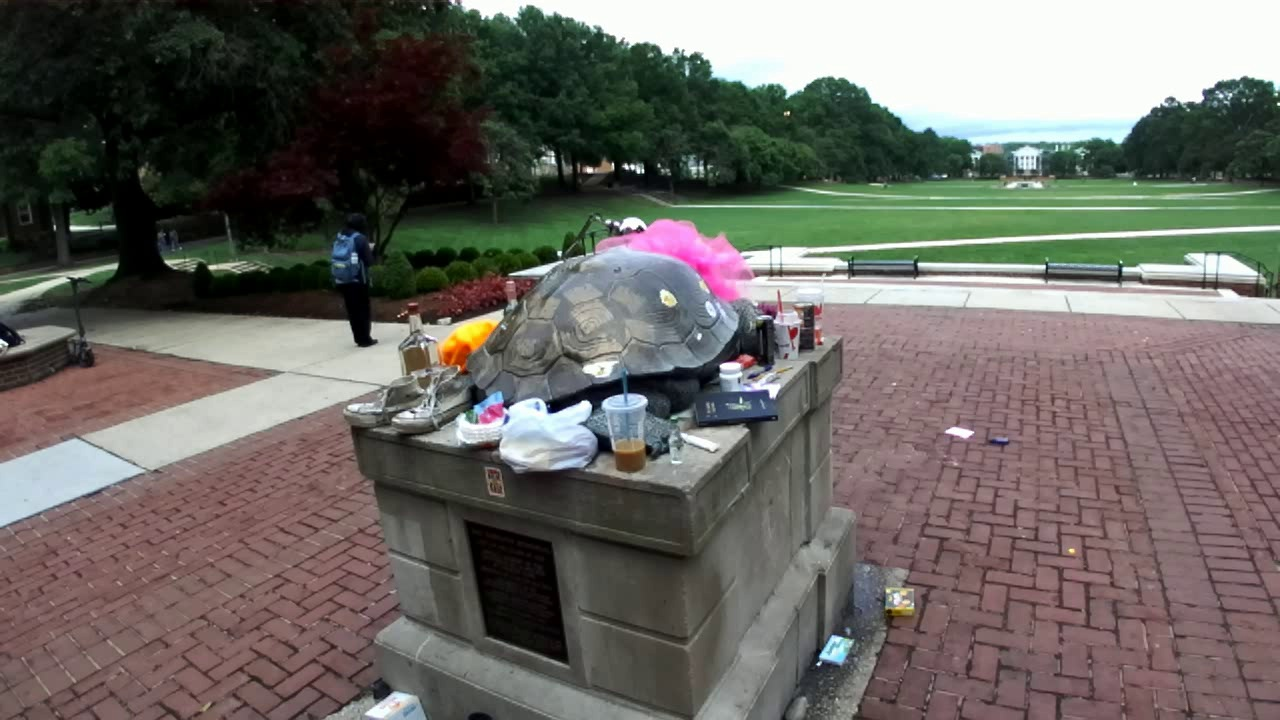
#> input picture data/images/turtle/img10.jpg, 1280 x 720 px; its folder holds 4 pictures in this run
$ python main_other.py
#> lines starting #> are read from the running program, lines starting #| are printed output that depends on the picture
### scripts/utils.py
import os
import numpy as np
import cv2
import open3d as o3d
from scipy.spatial.transform import Rotation

# Loading all the image data
def load_imgs(folder_path):
#> called with folder_path = '../data/images/turtle/'
    images = []
    for filename in os.listdir(folder_path):
        img = cv2.imread(os.path.join(folder_path,filename))
#> img is the input picture: shape (720, 1280, 3); mean B, G, R 98.8, 103.9, 107.2
#| Image 1 Shape:  (720, 1280, 3)
#| Image 2 Shape:  (720, 1280, 3)
        images.append(img)
    return images

# Creating a linking matrix using the keypoints of matched features of two images
# [6 lines left out: function create_linking_matrix, not called in this run]

# Computing the essential matrix from the Fundamental Matrix and Intrinsic Camera Parameters
def essential_matrix(F,K1,K2):
    E = np.dot(K2.T,np.dot(F,K1))
    U, S, V = np.linalg.svd(E)
    S = np.diag([1,1,0])
    E = np.dot(U,np.dot(S,V))
    return E

# Computing the Projection Matrix (x = PX  --> P = K[R,T])
def projection_matrix(K,R,C):
    P = np.dot(K,np.dot(R,np.hstack([np.eye(3),-C.reshape((3,1))])))
    return P

# Converting a rotation matrix to a quaternion
def rotation_to_quaternion(R):
    Q = Rotation.from_matrix(R).as_quat()
    return Q

# Converting a quaternion to a rotation matrix
def quaternion_to_rotation(Q):
    R = Rotation.from_quat(Q).as_matrix()
    return R

# [15 lines left out: functions all_RC_flatten, plot_3D_points, not called in this run]

'''
# Detecting feature locations and descriptors
def detect_BRISK_features(rgb_img):
    BRISK = cv2.BRISK_create()
    gray_img = cv2.cvtColor(rgb_img,cv2.COLOR_BGR2GRAY)
    kp, features = BRISK.detectAndCompute(gray_img, None)
    return kp, features

# Matching features from one image to another to get a set of matched points and matrix
def match_BRISK_features(kp1,features1,kp2,features2):
    BF = cv2.BFMatcher()
    matches = BF.knnMatch(features1,features2,k=2)
    img1_pts, img2_pts, linking_matrix = [], [], []
    for m,n in matches:
        (x1,y1) = kp1[m.queryIdx].pt
        (x2,y2) = kp2[m.trainIdx].pt
        img1_pts.append([x1,y1])
        img2_pts.append([x2,y2])
        linking_matrix.append([x1,y1,x2,y2])
    img1_pts = np.array(img1_pts)
    img2_pts = np.array(img2_pts)
    linking_matrix = np.array(linking_matrix)
    return img1_pts, img2_pts, linking_matrix
'''

### scripts/feature_extraction.py
import os
import numpy as np
import cv2

# Finding the keypoint locations of the matched features of two images using their SIFT features
def find_matches(keypoints1,descriptors1,keypoints2,descriptors2,matching_thresh=0.95):
    bf = cv2.BFMatcher()
    matches = bf.knnMatch(descriptors1,descriptors2,k=2)
    good_matches = []
    for m, n in matches:
        if m.distance < matching_thresh*n.distance:
            good_matches.append(m)
    matched_keypoints1 = np.float32([keypoints1[m.queryIdx].pt for m in good_matches])
    matched_keypoints2 = np.float32([keypoints2[m.trainIdx].pt for m in good_matches])
    return matched_keypoints1, matched_keypoints2

# Finding all keypoint locations of the feature locations common to all of the images
# [43 lines left out: functions find_common_features, construct_feature_matrix, not called in this run]

def find_features_to_linking_array(img0, img1, threshold=0.65):
#> called with threshold = 0.65
    sift = cv2.SIFT_create()
    img0_gray = cv2.cvtColor(img0, cv2.COLOR_BGR2GRAY)
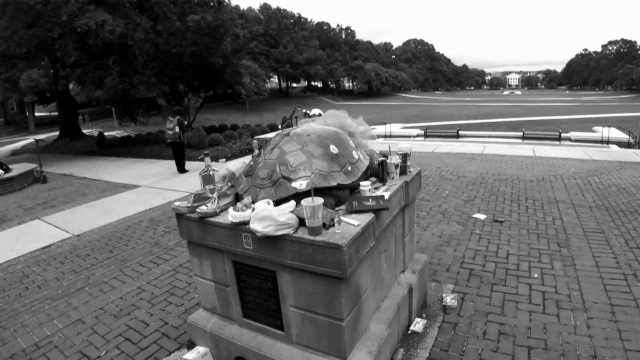
#> img0_gray: shape (720, 1280) (shown at 1/2 size); min 0, max 255, mean 104.3
    img1_gray = cv2.cvtColor(img1, cv2.COLOR_BGR2GRAY)
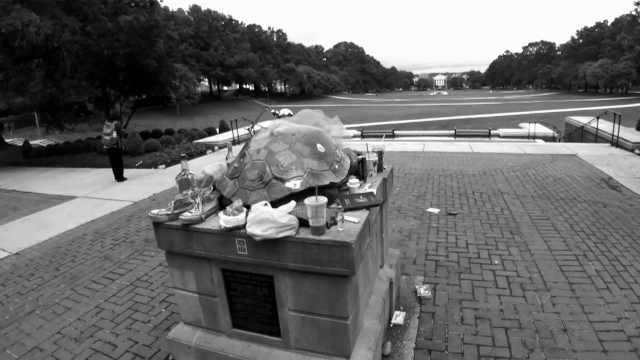
#> img1_gray: shape (720, 1280) (shown at 1/2 size); min 0, max 255, mean 107.2
    reference_keypoints, reference_descriptors = sift.detectAndCompute(img0_gray, None)
#> reference_keypoints = 4841 keypoints; strongest (x, y, size): (589, 170, 4.6), (559, 253, 3.3), (818, 664, 2.5), (555, 406, 10.5)
    ireference_keypoints, img_descriptors = sift.detectAndCompute(img1_gray, None)
#> ireference_keypoints = 5023 keypoints; strongest (x, y, size): (451, 176, 4.8), (651, 118, 2), (488, 172, 3.5), (435, 260, 3.9)

    features0, features1 = find_matches(reference_keypoints,reference_descriptors,ireference_keypoints,img_descriptors, threshold)
#> in find_matches, `matches = bf.knnMatch(descriptors1,descriptors2,k=2)`: matches = 4841 matches
#> after the loop in find_matches, `for m, n in matches:`: good_matches = 1119 matches
#> in find_matches, `matched_keypoints1 = np.float32([keypoints1[m.queryIdx].pt for m in go..`: matched_keypoints1 = 1119 pairs, first value 92.17 to 1268.2, second value 6.58 to 710.3
#> in find_matches, `matched_keypoints2 = np.float32([keypoints2[m.trainIdx].pt for m in go..`: matched_keypoints2 = 1119 pairs, first value 8.4 to 1239.1, second value 10.14 to 715.7
#> features0 has the same summary as matched_keypoints1 in find_matches; features1 has the same summary as matched_keypoints2 in find_matches

    linking_matrix = np.array(np.hstack((np.array(features0), np.array(features1))))
#> linking_matrix = 1119 rows, first 6: [92.17, 223.9, 396, 286.1], [104.3, 639.5, 8.4, 700], [108.6, 641.2, 13.17, 700.9], [123.1, 543.8, 10.01, 590], [126.1, 655.6, 37.64, 715.7], [127.5, 546.9, 15.96, 593.6]

    return linking_matrix


# Extract featurees and save to file
# [55 lines left out: function extract_features_to_file, not called in this run]

### scripts/fmatrix_ransac.py
import numpy as np
import math
from fundamental_matrix import *

# Calculate error between actual points and homographical transformed points
def find_fmatrix_ransac_error(points,F,threshold):
  below_thresh = []
  count = 0
  for x1, y1, x2, y2 in points:
    point1 = np.array([[x1], [y1], [1]]).T
    point2 = np.array([[x2], [y2], [1]])
    # Calculate homographical transform
    calc = np.abs(np.dot(point1, np.dot(F, point2)))
    if calc < threshold: # APPEND
      below_thresh.append([x1, y1, x2, y2])
      count += 1
  return count, np.array(below_thresh) # Returns count of best inliers in RANSAC, and, the best_matches array

# RANSAC algorithm to get the best Fundamental Matrix relating two images
def FMatrix_RANSAC(points,sample_size,threshold):
    # Set maximum iteration number
#> called with points = array of shape (1119, 4), sample_size = 8, threshold = 0.5
    max_iteration = 1000
    # Set minimum iteration number
    min_iteration = 300
    # Iteration counter
    iteration = 0
    # Store count of maximum number of inliers
    inlier_count_max = 0
    # Store best fit homography model
    best_fit = None
    best_inliers = []
    # Set probabilities
    prob_outlier = 0.5
    prob_final = 0.95
    n = len(points)
    inlier_count = 1
    # Variables used to ensure RANSAC doesn't quit randomly
    long_iter = 0
    long_iter_count = 0
    old_inliers = 0
    # Loop while iteration number is below maximum iterations
    while iteration < max_iteration:
        # Count longest number of iterations where maximum number of inliers doesn't change
        # Used to ensure proper code execution
        if old_inliers == inlier_count_max:
            long_iter_count += 1
        else:
            if long_iter_count > long_iter:
                long_iter = long_iter_count
                long_iter_count = 0
        old_inliers = inlier_count_max
        # Get 8 random points
        np.random.shuffle(points)
        samples = points[:sample_size]
        # Find homography
        F_check = findFMatrix(samples)
        # Get total number of inliers
        inlier_count, inlier_points = find_fmatrix_ransac_error(points, F_check, threshold)
        # Check if current inliers are greater than previous one and update variables
        if inlier_count > inlier_count_max:
            inlier_count_max = inlier_count
            best_fit = F_check
            best_inliers = inlier_points
            prob_outlier = 1-(inlier_count/n)
        if prob_outlier > 0:
            # Recompute maximum iterations
            try:
                max_iteration = math.log(1-prob_final)/math.log(1-(1-prob_outlier)**sample_size)
            except:
                max_iteration = math.log(1-prob_final)/0.00001
            # Logic to ensure RANSAC runs properly and only stops execution by incrementally reaching maximum iterations
            if iteration > max_iteration:
                if long_iter_count > long_iter:
                    long_iter = long_iter_count
                    long_iter_count = 0
                max_iteration += long_iter
                long_iter -= 1
            # Ensure minimum iteration take place
            if iteration < min_iteration and max_iteration < min_iteration:
                max_iteration = min_iteration
        max_iteration = int(max_iteration)
        print("Max Iterations:", max_iteration, "Iteration Num:", iteration, "Inlier Count:", inlier_count_max, "Long Iter Value:", long_iter, "Long Iter Count:", long_iter_count)
        iteration+=1
        if iteration > 2000:
            break
    #print(inlier_count_max, len(best_inliers))
    return best_fit, best_inliers # Returns 3x3 np array, and Nx4 np array

### scripts/camera_poses.py
import numpy as np
from utils import *

# Getting the four sets of possible camera center configurations as R,C (R: 3*3 rotation matrix, C:3*1 translation vector)
def get_all_camera_poses(F,K1,K2):
    E = essential_matrix(F,K1,K2)
    U, S, V = np.linalg.svd(E)
    W = np.array([[0,-1, 0],[1, 0, 0],[0, 0, 1]])
    C1 = U[:,2]
    C2 = -U[:,2]
    R1 = np.dot(U,np.dot(W,V))
    R2 = np.dot(U,np.dot(W.T,V))
    camera_poses = [[R1, C1], [R2, C1], [R1, C2], [R2, C2]]
    return camera_poses

# Check if points have positive z values, Cheirality Condition
def cheiralityCount(points,T,R_z):
    count = 0
    for point in points:
        if R_z.dot(point.reshape(-1, 1) - T) > 0 and point[2] > 0:
            count += 1
    return count

# Getting the best camera pose (R,C) by checking which of the best of the four poses has most points satisfying the +Z and Chierality Condition
def best_camera_pose(X_set,camera_poses):
    best_count = 0
    best_index = 0
    for i, R_C in enumerate(camera_poses):
        R, C = R_C
        current_count = cheiralityCount(X_set[i],C.reshape((3,1)),R[2,:].reshape((1,3)))
        if current_count > best_count:
            best_count = current_count
            best_index = i
    R_best, C_best = camera_poses[best_index]
    X_best = X_set[best_index]
    return R_best, C_best, X_best

### scripts/fundamental_matrix.py
import numpy as np

# Functions for used to normalize points in the fundamental matrix calculation
def normalize_fmatrix_pts(points):
    point_mean = np.mean(points, axis=0)
    x_mean = point_mean[0]
    y_mean = point_mean[1]
    x_hat = points[:,0] - x_mean
    y_hat = points[:,1] - y_mean
    dist = np.mean(np.sqrt(x_hat**2 + y_hat**2))
    S = np.diag([(2/dist),(2/dist),1])
    T = np.dot(S, np.array([[1,0,-x_mean],[0,1,-y_mean],[0,0,1]]))
    X = np.column_stack((points, np.ones(8)))
    return  (T.dot(X.T)).T, T

# Calculating the fundamental matrix from point correspondences
def findFMatrix(points):
    matrix = np.array([])
    # points_norm, T1, T2 = normalize(points)
    x1 = points[:,0:2]
    x2 = points[:,2:4]
    x1, T1 = normalize_fmatrix_pts(x1)
    x2, T2 = normalize_fmatrix_pts(x2)
    points_norm = points.copy()
    points_norm[:, 0:2] = x1[:, 0:2]
    points_norm[:, 2:4] = x2[:, 0:2]
    # Iterate over all points for homography calculation
    for x2, y2, x1, y1 in points_norm:
        matrix = np.append(matrix, [x1*x2, x1*y2, x1, y1*x2, y1*y2, y1, x2, y2, 1])
    matrix = matrix.reshape(8, -1)
    # Calculate SVD
    _, s, v = np.linalg.svd(matrix)
    eigen = v[-1:]
    F = np.reshape(eigen, (3,3))
    uF, sF, vF = np.linalg.svd(F)
    sF = np.diag(sF)
    sF[2, 2] = 0
    F = np.dot(uF, np.dot(sF, vF))
    F = np.dot(T2.T, np.dot(F, T1))
    return F # Returns 3x3 np array

### scripts/triangulation.py
import numpy as np
import cv2
from scipy.optimize import least_squares
from utils import *

# Performing linear triangulation to get the 3D point set from pixel coordinates
def linear_triangulation(x1,x2,C1,C2,R1,R2,K1,K2):
    X = []
    P1 = projection_matrix(K1,R1,C1)
    P2 = projection_matrix(K2,R2,C2)
    p11, p12, p13 = P1[0,:].reshape((1,4)), P1[1,:].reshape((1,4)), P1[2,:].reshape((1,4))
    p21, p22, p23 = P2[0,:].reshape((1,4)), P2[1,:].reshape((1,4)), P2[2,:].reshape((1,4))
    for i in range(x1.shape[0]):
        A = []
        x1_x, x1_y = x1[i,0], x1[i,1]
        x2_x, x2_y = x2[i,0], x2[i,1]
        A.append((x1_y*p13)-p12)
        A.append(p11-(x1_x*p13))
        A.append((x2_y*p23)-p22)
        A.append(p21-(x2_x*p23))
        A = np.array(A).astype(np.float32).reshape((4,4))
        U, S, V = np.linalg.svd(A)
        Xi = V.T[:,-1]
        X.append(Xi)
    X = np.array(X).astype(np.float32).reshape((-1,4))
    X = X/(X[:,3].reshape(-1,1))
    return X # 3D coordinates as shape [N,4], Each coordinate is of the form [x, y, z, 1]

# Reprojection loss between actual feature locations and reprojected (pixel --> 3D --> pixel) point locations
# X should be of shape [N,4] and x of [N,2]
# [33 lines left out: functions reprojection_loss, non_linear_triangulation, not called in this run]

### scripts/save_3D.py
import numpy as np

def save_ply(point_clouds, colors, output_dir):
    out_points = point_clouds.reshape(-1, 3) * 200
    out_colors = colors.reshape(-1, 3)
    # out_colors = np.zeros(out_points.shape)
    print(f"out_colors shape: {out_colors.shape}, out_points shape: {out_points.shape}")
    verts = np.hstack([out_points, out_colors])

    mean = np.mean(verts[:, :3], axis=0)
    scaled_verts = verts[:, :3] - mean
    dist = np.sqrt(scaled_verts[:, 0] ** 2 + scaled_verts[:, 1] ** 2 + scaled_verts[:, 2] ** 2)
    indx = np.where(dist < np.mean(dist) + 300)

    verts = verts[indx]
    ply_header = '''ply
        format ascii 1.0
        element vertex %(vert_num)d
        property float x
        property float y
        property float z
        property uchar blue
        property uchar green
        property uchar red
        end_header
        '''

    with open(output_dir, 'w') as f:
        f.write(ply_header % dict(vert_num=len(verts)))
        np.savetxt(f, verts, '%f %f %f %d %d %d')

### scripts/main_other.py
import numpy as np
import matplotlib.pyplot as plt
import cv2
import copy
from scipy.spatial.transform import Rotation
from bundle_adjustment import *
from camera_poses import *
from disparity import *
from epipolar_viz import *
from feature_extraction import *
from fmatrix_ransac import *
from fundamental_matrix import *
from pnp import *
from triangulation import *
from save_3D import *
from utils import *


# Main Implementation
def main(img_dir):
    imgs = load_imgs(img_dir)

    img1 = imgs[0]
    img2 = imgs[1]

    print("Image 1 Shape: ",img1.shape)
    print("Image 2 Shape: ",img2.shape)

    # K = np.array([[1401.9, 0, 340.444],
    #               [0, 1402, 174.427],
    #               [0, 0, 1]])

    #K = np.array([[2393.952166119461, -3.410605131648481e-13, 932.3821770809047 ],
    #              [0, 2398.118540286656, 628.2649953288065],
    #              [0, 0, 1]])

    K = np.array([[700.97, 0, 649.888],
                  [0, 701.302, 333.853],
                  [0, 0, 1]])

    poses = K.flatten()
    T1 = np.hstack((np.identity(3), np.array([[0], [0], [0]])))
    T2 = np.zeros(T1.shape)

    P1 = np.matmul(K, T1)

    points = np.zeros((1, 3))
    colors = np.zeros((1, 3))

    linking_matrix = find_features_to_linking_array(img1, img2)
    print("Created the Linking for the First Two Images Matrix")

    F, best_matches = FMatrix_RANSAC(linking_matrix.copy(),8,0.5)

    print("Calculated the Fundamental Matrix for the First Two Images using RANSAC. Printing it below")
    print(F)

    # camera_poses: [[R1,C1], [R2,C2], [R3,C3], [R4,C4]] where Ri: [3,3] and Ci: [3,1]
    camera_poses = get_all_camera_poses(F,K,K)
    R1, C1 = np.eye(3), np.zeros((3))
    X_set = []
    for i, R_C in enumerate(camera_poses):
        R2, C2 = R_C
        X = linear_triangulation(best_matches[:, 0:2],best_matches[:, 2:4],C1,C2,R1,R2,K,K) # X: [N,4]
        X_set.append(X[:,:3])

    print("Finished Initial Linear Triangulation")

    # X_set: [X1, X2, X3, X4] where Xi: [N,3]
    R2, C2, pts_3D = best_camera_pose(X_set,camera_poses) # pts_3D: [N,3]

    T2[:3, :3] = np.matmul(R2, T1[:3, :3])
    T2[:3, 3] = T1[:3, 3] + np.matmul(T1[:3, :3], C2.ravel())
    P2 = np.matmul(K, T2)

    poses = np.hstack((np.hstack((poses, P1.ravel())), P2.ravel()))

    print("Registered the First Two Images Together")

    matches_1 = best_matches[:, 0:2]
    matches_2 = best_matches[:, 2:4]

    for i in range(len(imgs) - 2):
        next_img = imgs[i+2]
        linking_matrix = find_features_to_linking_array(img2, next_img, 0.7)

        # CAn use the custom triangulation fn if able to disambiguate the projection into K, R and T
        pts_3D = cv2.triangulatePoints(P1, P2, matches_1.T, matches_2.T)
        pts_3D = pts_3D / pts_3D[3]

        if i == 0:
            pts_3D = pts_3D.T[:, :3]
            _, _, _, inliers = cv2.solvePnPRansac(pts_3D, matches_2, K, np.zeros((5, 1), dtype=np.float32), cv2.SOLVEPNP_ITERATIVE)
            if inliers is not None:
                pts_3D = pts_3D[inliers[:, 0]]
                matches_2 = matches_2[inliers[:, 0]]

        else:
            pts_3D = cv2.convertPointsFromHomogeneous(pts_3D.T)
            pts_3D = pts_3D[:, 0, :]


        corr_points1 = []
        corr_points2 = []

        for j in range(matches_2.shape[0]):
            if np.where(linking_matrix[:, 0:2] == matches_2[j, :])[0].size != 0:
                corr_points1.append(j)
                corr_points2.append(np.where(linking_matrix[:, 0:2] == matches_2[j, :])[0][0])

        mask1 = np.ma.array(linking_matrix[:, 0:2], mask=False)
        mask1.mask[corr_points2] = True
        mask1 = mask1.compressed()
        mask1 = mask1.reshape(int(mask1.shape[0] / 2), 2)

        mask2 = np.ma.array(linking_matrix[:, 2:4], mask=False)
        mask2.mask[corr_points2] = True
        mask2 = mask2.compressed()
        mask2 = mask2.reshape(int(mask2.shape[0] / 2), 2)

        _, R, T, inliers = cv2.solvePnPRansac(pts_3D[corr_points1], linking_matrix[:, 2:4][corr_points2], K, np.zeros((5, 1), dtype=np.float32), cv2.SOLVEPNP_ITERATIVE)
        R = Rotation.from_rotvec(R.reshape((1,3))).as_matrix().reshape((3,3))

        print("Completed PnP Ransac for Image ",i+2)

        if inliers is not None:
            pts_3D = pts_3D[inliers[:, 0]]

        T2 = np.hstack((R, T))
        P3 = np.matmul(K, T2)

        # CAn use the custom triangulation fn if able to disambiguate the projection into K, R and T
        pts_3D = cv2.triangulatePoints(P2, P3, mask1.T, mask2.T)
        pts_3D = pts_3D / pts_3D[3]

        pts_3D = pts_3D.T[:, :3]
        points = np.vstack((points, pts_3D))
        points_left = np.array(mask2.T, dtype=np.int32)
        color_vector = np.array([next_img[l[1], l[0]] for l in points_left.T])
        colors = np.vstack((colors, color_vector))

        img1 = np.copy(img2)
        img2 = np.copy(next_img)
        matches_1 = np.copy(linking_matrix[:, 0:2])
        matches_2 = np.copy(linking_matrix[:, 2:4])
        T1 = np.copy(T2)
        P1 = np.copy(P2)
        P2 = np.copy(P3)

        print("Successfully Registered Image ",i+3)
#> this loop made 2 passes
#> pass 1, in find_features_to_linking_array (call 2), `img1_gray = cv2.cvtColor(img1, cv2.COLOR_BGR2GRAY)`:
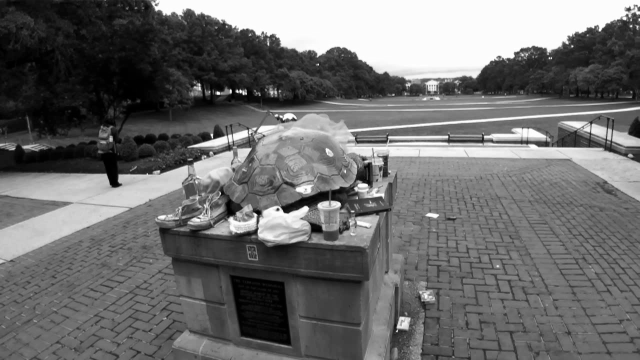
#> img1_gray: shape (720, 1280) (shown at 1/2 size); min 0, max 255, mean 108.9
#> pass 2, in find_features_to_linking_array (call 3), `img1_gray = cv2.cvtColor(img1, cv2.COLOR_BGR2GRAY)`:
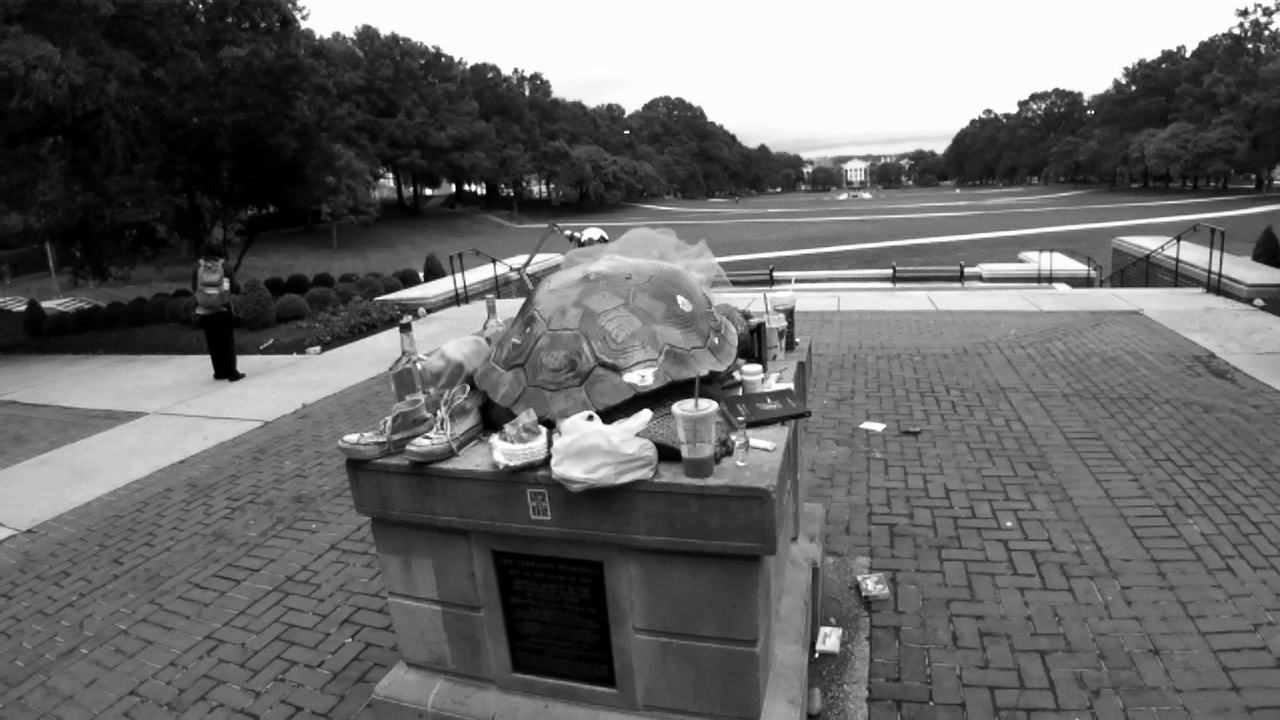
#> img1_gray: shape (720, 1280); min 0, max 255, mean 105.8

    save_ply(points, colors, f'../data/output/res_{img_dir.split("/")[-2]}.ply')


if __name__ == "__main__":
    main("../data/images/turtle/")
